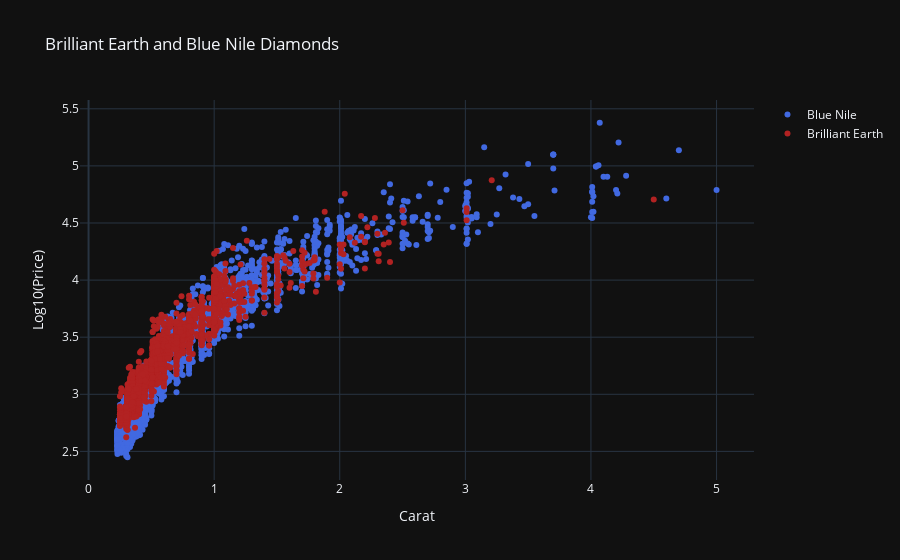

This figure's notebook cell:
### Code cell
plot_df = dat[dat['shape']=='Round'].sample(5000)

# markercolor = plot_df.clarity
# markershape = plot_df.vendor.replace("Blue Nile","square").replace("Brilliant Earth","circle")

# marker=dict(
# #                 color=markercolor,
#                   symbol=markershape,
#                   opacity=0.9,
#                   reversescale=True,
#                   colorscale='Blues')
#     , line=dict(width=0.02),
#     mode='markers'
#     )

fig = go.Figure()

# blue nile
fig.add_trace(
    go.Scatter(
    x = plot_df[plot_df.vendor=='Blue Nile'].carat
    , y = plot_df[plot_df.vendor=='Blue Nile'].price.apply(lambda x: math.log10(x))
    , name = 'Blue Nile'
    , line=dict(color='royalblue', width=1)
    , mode='markers'
    )
)

# Brilliant Earth
fig.add_trace(
    go.Scatter(
    x = plot_df[plot_df.vendor=='Brilliant Earth'].carat
    , y = plot_df[plot_df.vendor=='Brilliant Earth'].price.apply(lambda x: math.log10(x))
    , name = 'Brilliant Earth'
    , line=dict(color='firebrick', width=1)
    , mode='markers'
    )
)

# Edit the layout
fig.update_layout(title='Brilliant Earth and Blue Nile Round Diamonds'
                  , xaxis_title='Carat'
                  , yaxis_title='Log10(Price)'
                 )
# dark theme 
fig.layout.template = 'plotly_dark'

fig.show()

### Figure 1 — Plotly figure (JSON) as saved in the notebook; plotly's stock layout.template omitted (floating-point values rounded to 4 significant figures; data arrays with more than 128 entries replaced by an {"elided": "..."} marker saying what was removed)
{"data": [{"line": {"color": "royalblue", "width": 1}, "mode": "markers", "name": "Blue Nile", "type": "scatter", "x": {"elided": "2625 float values"}, "y": {"elided": "2625 float values"}}, {"line": {"color": "firebrick", "width": 1}, "mode": "markers", "name": "Brilliant Earth", "type": "scatter", "x": {"elided": "2375 float values"}, "y": {"elided": "2375 float values"}}], "layout": {"autosize": true, "title": {"text": "Brilliant Earth and Blue Nile Diamonds"}, "xaxis": {"autorange": true, "range": [-0.05999, 5.29], "title": {"text": "Carat"}, "type": "linear"}, "yaxis": {"autorange": true, "range": [2.234, 5.592], "title": {"text": "Log10(Price)"}, "type": "linear"}}}
